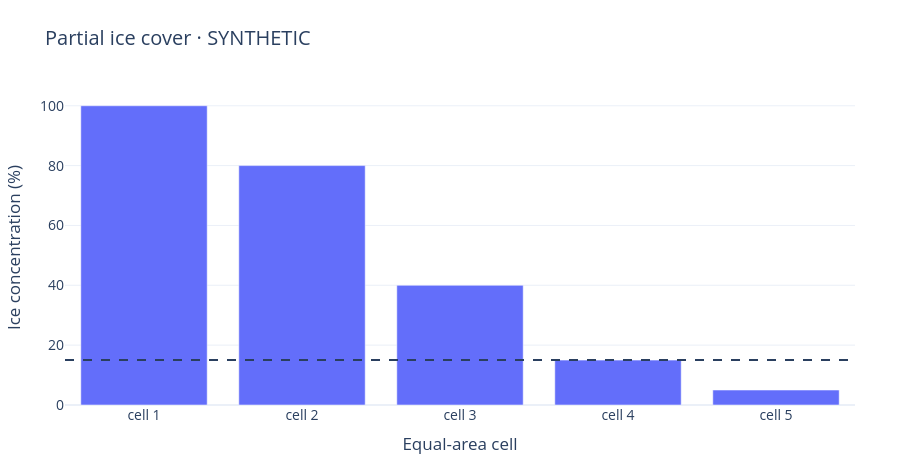

Notebook code cell kept with this figure:
### Markdown cell above
## Calculate area and thresholded extent

### Code cell
cell_km2 = np.array([100., 100., 100., 100., 100.])
concentration = np.array([1.0, 0.8, 0.4, 0.15, 0.05])
threshold = 0.15  # Chosen teaching threshold; always state it with an extent result.
area = np.sum(cell_km2 * concentration)
extent = np.sum(cell_km2[concentration >= threshold])
print(f"Ice area: {area:g} km²; extent at ≥{threshold:.0%}: {extent:g} km²")
assert np.isclose(area, 240) and np.isclose(extent, 400)
fig = go.Figure(go.Bar(x=[f"cell {i}" for i in range(1, 6)], y=concentration*100))
fig.add_hline(y=threshold*100, line_dash="dash")
fig.update_layout(title="Partial ice cover · SYNTHETIC", xaxis_title="Equal-area cell", yaxis_title="Ice concentration (%)")
show(fig)

### Figure 1 — Plotly figure (JSON) as saved in the notebook; plotly's stock layout.template omitted (floating-point values rounded to 4 significant figures)
{"data": [{"type": "bar", "x": ["cell 1", "cell 2", "cell 3", "cell 4", "cell 5"], "y": [100.0, 80.0, 40.0, 15.0, 5.0]}], "layout": {"font": {"size": 14}, "height": 470, "margin": {"b": 65, "l": 65, "r": 45, "t": 90}, "shapes": [{"line": {"dash": "dash"}, "type": "line", "x0": 0, "x1": 1, "xref": "x domain", "y0": 15.0, "y1": 15.0, "yref": "y"}], "title": {"text": "Partial ice cover · SYNTHETIC"}, "xaxis": {"title": {"text": "Equal-area cell"}}, "yaxis": {"title": {"text": "Ice concentration (%)"}}}}
